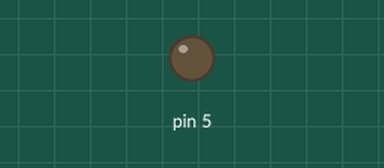
Recording of a sketch running on a simulated Arduino Uno, built for the host (arithmetic inside an expression is 32-bit, double 64-bit). Parts: output pins drawn as LEDs (lit = HIGH). EEPROM starts erased.

Above: at 0.1 s.
At 1.0 s:
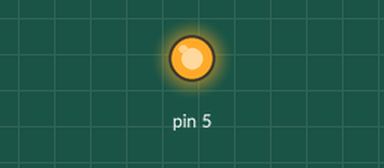
Timing chart, 0 to 2.5 s (numbered marks = the images above):
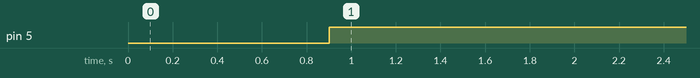

Measured:
- by itself, pin 5: LOW → HIGH at 0.90 s

The sketch:

EEPROMwrite.ino
```cpp
/*
 * EEPROM Write
 *
 * Stores values read from analog input 0 into the EEPROM.
 * These values will stay in the EEPROM when the board is
 * turned off and may be retrieved later by another sketch.
 */

#include <EEPROM.h>

// the current address in the EEPROM (i.e. which byte
// we're going to write to next)
int addr = 0;
int val = 255;
void setup()
{
  EEPROM.begin(512);
}

void loop()
{
  // need to divide by 4 because analog inputs range from
  // 0 to 1023 and each byte of the EEPROM can only hold a
  // value from 0 to 255.
  //int val = analogRead(0) / 4;
  //if(val==0)

  // write the value to the appropriate byte of the EEPROM.
  // these values will remain there when the board is
  // turned off.
  EEPROM.write(addr, val);
  val--;
  // advance to the next address.  there are 512 bytes in
  // the EEPROM, so go back to 0 when we hit 512.
  // save all changes to the flash.
  addr = addr + 1;
  if (addr == 10)
  {
    addr = 0;
    pinMode(5, OUTPUT);
    digitalWrite(5, HIGH);

    EEPROM.commit();
  }

  delay(100);
}
```
